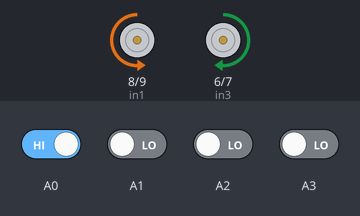
Bench run of a sketch on a simulated Arduino Uno, built with avr-gcc and run on an emulated ATmega328P. Shown: motor-driver pin pairs drawn as motors (green arrow = first pin HIGH = forward, orange = second pin HIGH = backward, longer = more drive, scaled by the enable pin). The inputs (shaded band) are chosen by the test bench; at power-on: A0 HIGH, A1–3 LOW.

Above: at 1.2 s.
1.3 s: A0 driven LOW
At 2.5 s:
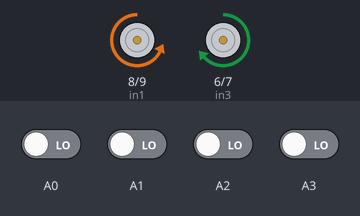
2.8 s: A1 driven HIGH
At 3.7 s:
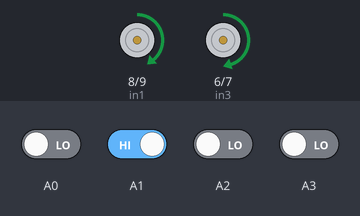
4.3 s: A3 driven HIGH
At 4.9 s:
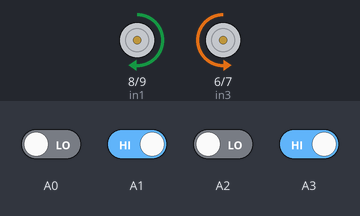
5.8 s: A3 driven LOW
At 7.0 s:
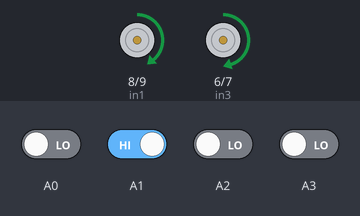
7.3 s: A1 driven LOW
At 8.3 s:
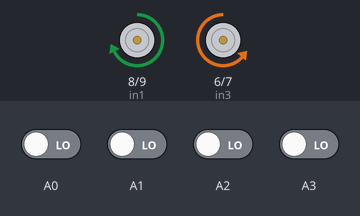
8.8 s: A2 driven HIGH
At 9.5 s:
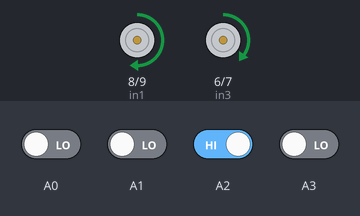
Timing chart, 0 to 11.3 s (numbered marks = the images above; inputs shaded):
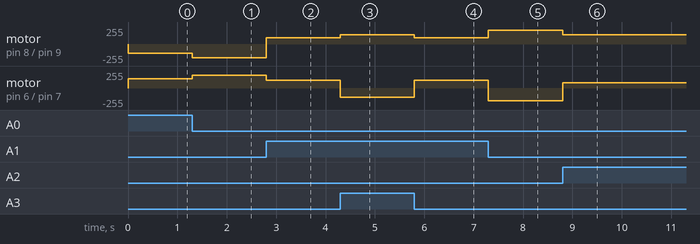

The sketch:

4_Sensors_2.ino
```cpp
// for a WHITE LINE; white = 1, black = 0
// EnA = Left motor
// Due to motor faults, Left motor rpm < right motor rpm

#define in1 8 //6
#define in2 9 //7
#define in3 6 //8
#define in4 7 //9
#define enA 10 //5
#define enB 5 //10
#define white 0
#define black 1


 int frd_speed = 100;
 int basespeed = 100;
 int difference = 16;

 int softhigh = basespeed + 20;
 int mediumhigh = basespeed + 80;
 int hardhigh = basespeed + 40;
 int softlow = basespeed -20;
 int mediumlow = basespeed -80;
 int hardlow = basespeed + 40;
 int allwhite = 190;

 int lastdir = 0;


 void setup() {

  pinMode(in1,OUTPUT);
  pinMode(in2,OUTPUT);
  pinMode(in3,OUTPUT);
  pinMode(in4,OUTPUT);

    pinMode(enA,OUTPUT);
    pinMode(enB,OUTPUT);

      pinMode(A0, INPUT);
      pinMode(A1, INPUT);
      pinMode(A2, INPUT);
      pinMode(A3, INPUT);
      Serial.begin(9600);
      //debug();
}

void loop() {

  //Serial.begin(9600);
  int HL_SENSOR = digitalRead(A0);
  int SL_SENSOR = digitalRead(A1);
  int SR_SENSOR = digitalRead(A2);
  int HR_SENSOR = digitalRead(A3);
  //unsigned int values[6];
  //unsigned int values[6] = {HL_SENSOR, ML_SENSOR, SL_SENSOR, SR_SENSOR, MR_SENSOR, HR_SENSOR};
  //debug();
  //unsigned int digit = analogtodigital(values);
  //debug2(digit);
  //Serial.println(digitalRead(A1));

 if (HL_SENSOR == white && SL_SENSOR == white && SR_SENSOR == white && HR_SENSOR == white) {
    lastdirection();
  }

  else if(HL_SENSOR == white && SL_SENSOR == white && SR_SENSOR == white && HR_SENSOR == black) {
    hardright();
    lastdir = 1;
  }

  else if(HL_SENSOR == white && SL_SENSOR == white && SR_SENSOR == black && HR_SENSOR == white) {
    softright();
  }

  else if(HL_SENSOR == white && SL_SENSOR == white && SR_SENSOR == black && HR_SENSOR == black) {
    hardright();
    lastdir = 1;
  }

  else if(HL_SENSOR == white && SL_SENSOR == black && SR_SENSOR == white && HR_SENSOR == white) {
    softleft();
  }

  else if(HL_SENSOR == white && SL_SENSOR == black && SR_SENSOR == white && HR_SENSOR == black) {
    hardright();
    lastdir = 1;
  }

  else if(HL_SENSOR == white && SL_SENSOR == black && SR_SENSOR == black && HR_SENSOR == white) {
    forward();
  }

  else if(HL_SENSOR == white && SL_SENSOR == black && SR_SENSOR == black && HR_SENSOR == black) {
    hardright();
    lastdir = 1;
  }

  else if(HL_SENSOR == black && SL_SENSOR == white && SR_SENSOR == white && HR_SENSOR == white) {
    hardleft();
    lastdir = -1;
  }

  else if(HL_SENSOR == black && SL_SENSOR == white && SR_SENSOR == white && HR_SENSOR == black) {
    hardleft();
    lastdir = -1;
  }

  else if(HL_SENSOR == black && SL_SENSOR == white && SR_SENSOR == black && HR_SENSOR == white) {
    hardleft();
    lastdir = -1;
  }

  else if(HL_SENSOR == black && SL_SENSOR == white && SR_SENSOR == black && HR_SENSOR == black) {
    hardright();
    lastdir = -1;
  }

  else if(HL_SENSOR == black && SL_SENSOR == black && SR_SENSOR == white && HR_SENSOR == white) {
    hardleft();
    lastdir = -1;
  }

  else if(HL_SENSOR == black && SL_SENSOR == black && SR_SENSOR == white && HR_SENSOR == black) {
    hardleft();
    lastdir = -1;
  }

  else if(HL_SENSOR == black && SL_SENSOR == black && SR_SENSOR == black && HR_SENSOR == white) {
    hardleft();
    lastdir = -1;
  }

  else if(HL_SENSOR == black && SL_SENSOR == black && SR_SENSOR == black && HR_SENSOR == black) {
    hardleft();
    lastdir = -1;
  }
}

void fiveB()
{
  forward();
}
void boost()
{
            digitalWrite(in1, HIGH);
            digitalWrite(in2, LOW);
            digitalWrite(in3, HIGH);
            digitalWrite(in4, LOW);

            analogWrite(enA, 255);
            analogWrite(enB, 255 - difference);
}
void lastdirection()
{
  if (lastdir == -1)
  {
            digitalWrite(in1, LOW);
            digitalWrite(in2, HIGH);
            digitalWrite(in3, HIGH);
            digitalWrite(in4, LOW);

            analogWrite(enA, allwhite + difference);
            analogWrite(enB, allwhite);
            lastdir = -1;
  }

    else
    {
            digitalWrite(in1, HIGH);
            digitalWrite(in2, LOW);
            digitalWrite(in3, LOW);
            digitalWrite(in4, HIGH);

            analogWrite(enA, allwhite + difference);
            analogWrite(enB, allwhite);
            lastdir = 1;
    }
}


void softright()
{
            digitalWrite(in1, HIGH);
            digitalWrite(in2, LOW);
            digitalWrite(in3, HIGH);
            digitalWrite(in4, LOW);

            analogWrite(enA, softhigh + difference);
            analogWrite(enB, softlow);
           // lastdir = 1;
}

void mediumright()
{
            digitalWrite(in1, HIGH);
            digitalWrite(in2, LOW);
            digitalWrite(in3, HIGH);
            digitalWrite(in4, LOW);

            analogWrite(enA, mediumhigh + difference);
            analogWrite(enB, mediumlow);
            //lastdir = 1;
}

void hardright()
{

            digitalWrite(in1, HIGH);
            digitalWrite(in2, LOW);
            digitalWrite(in3, LOW);
            digitalWrite(in4, HIGH);

            analogWrite(enA, hardhigh);
            analogWrite(enB, hardlow);
            //lastdir = 1;
}

void softleft()
{
            digitalWrite(in1, HIGH);
            digitalWrite(in2, LOW);
            digitalWrite(in3, HIGH);
            digitalWrite(in4, LOW);

            analogWrite(enA, softlow + difference);
            analogWrite(enB, softhigh);
            //lastdir = -1;
}

void mediumleft()
{
            digitalWrite(in1, HIGH);
            digitalWrite(in2, LOW);
            digitalWrite(in3, HIGH);
            digitalWrite(in4, LOW);

            analogWrite(enA, mediumlow + difference);
            analogWrite(enB, mediumhigh);
            //lastdir = -1;
}

void hardleft()
{

            digitalWrite(in1, LOW);
            digitalWrite(in2, HIGH);
            digitalWrite(in3, HIGH);
            digitalWrite(in4, LOW);
            //lastdir = -1;

            analogWrite(enA, hardlow);
            analogWrite(enB, hardhigh);
}

void forward()
{
            digitalWrite(in1, HIGH);
            digitalWrite(in2, LOW);
            digitalWrite(in3, HIGH);
            digitalWrite(in4, LOW);

                analogWrite(enA, frd_speed + difference);
                analogWrite(enB, frd_speed);
}

//void backward()
//{
//            digitalWrite(in1, LOW);
//            digitalWrite(in2, HIGH);
//            digitalWrite(in3, LOW);
//            digitalWrite(in4, HIGH);
//
//                analogWrite(enA, M1_Speed);
//                analogWrite(enB, M2_Speed);
//}


//unsigned int analogtodigital(unsigned int arg[]) {
//  unsigned int digital[6];
//  for (int i=0; i < 6; i++) {
//    if (arg[i] >= 95) {
//      digital[i] = 1;
//    }
//    else {
//      digital[i] = 1;
//    }
//  }
//  return digital;
//}

//void debug() {
//    int HL_SENSOR = digitalRead(A0);
//  int ML_SENSOR = digitalRead(A1);
//  int SL_SENSOR = digitalRead(A2);
//  int SR_SENSOR = digitalRead(A3);
//  int MR_SENSOR = digitalRead(A4);
//  int HR_SENSOR = digitalRead(A5);
//  unsigned int values[6] = {HL_SENSOR, ML_SENSOR, SL_SENSOR, SR_SENSOR, MR_SENSOR, HR_SENSOR};
//  for (int u=0; u < 255; u++) {
//      int HL_SENSOR = digitalRead(A0);
//  int ML_SENSOR = digitalRead(A1);
//  int SL_SENSOR = digitalRead(A2);
//  int SR_SENSOR = digitalRead(A3);
//  int MR_SENSOR = digitalRead(A4);
//  int HR_SENSOR = digitalRead(A5);
//  unsigned int values[6] = {HL_SENSOR, ML_SENSOR, SL_SENSOR, SR_SENSOR, MR_SENSOR, HR_SENSOR};
//    for (int i=0; i < 6; i++) {
//        Serial.print(values[i]);
//        Serial.print(" ");
//  }
//  Serial.println();
//  delay(200);
//  }
//}

//void debug2(unsigned int arg[]) {
//    for (int i=0; i < 6; i++) {
//        Serial.print(arg[i]);
//        Serial.print(" ");
//  }
//  Serial.println();
//  delay(200);
//}

void Stop() {
  digitalWrite(in1, LOW);
  digitalWrite(in2, LOW);
  digitalWrite(in3, LOW);
  digitalWrite(in4, LOW);
}

void debug() {
  for (int i=0; i < 256; i++) {
    Serial.print("NEW: ");
    Serial.print(digitalRead(A0));
    Serial.print(" ");
    Serial.print(digitalRead(A1));
    Serial.print(" ");
    Serial.print(digitalRead(A2));
    Serial.print(" ");
    Serial.print(digitalRead(A3));
    Serial.print(" ");
    Serial.println();
    delay(400);
}
}
```

Measured:
- after the input at 1.3 s, motor on pin 8 (in1) / pin 9 (in2): backward 140/255 → backward 206/255 at once; motor on pin 6 (in3) / pin 7 (in4): forward 140/255 → forward 190/255 at once
- after the input at 2.8 s, motor on pin 8 (in1) / pin 9 (in2): backward 206/255 → forward 96/255 at once; motor on pin 6 (in3) / pin 7 (in4): forward 190/255 → forward 120/255 at once
- after the input at 4.3 s, motor on pin 8 (in1) / pin 9 (in2): forward 96/255 → forward 140/255 at once; motor on pin 6 (in3) / pin 7 (in4): forward 120/255 → backward 140/255 at once
- after the input at 5.8 s, motor on pin 8 (in1) / pin 9 (in2): forward 140/255 → forward 96/255 at once; motor on pin 6 (in3) / pin 7 (in4): backward 140/255 → forward 120/255 at once
- after the input at 7.3 s, motor on pin 8 (in1) / pin 9 (in2): forward 96/255 → forward 206/255 at once; motor on pin 6 (in3) / pin 7 (in4): forward 120/255 → backward 190/255 at once
- after the input at 8.8 s, motor on pin 8 (in1) / pin 9 (in2): forward 206/255 → forward 136/255 at once; motor on pin 6 (in3) / pin 7 (in4): backward 190/255 → forward 80/255 at once
